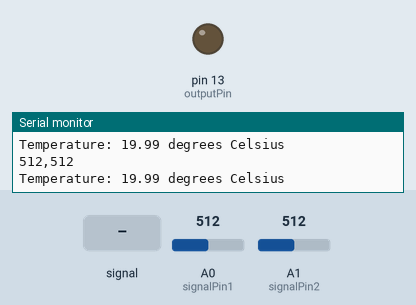
Recording of a sketch running on a simulated Arduino Uno, built with avr-gcc and run on an emulated ATmega328P. Parts: output pins drawn as LEDs (lit = HIGH), the last lines printed to the serial monitor. The test bench sets the inputs (shaded band); at power-on: A0 (signalPin1) = 512, A1 (signalPin2) = 512.

Above: at 1.2 s.
1.3 s: A0 (signalPin1) fed a 200 Hz sine of ±81 counts around its level
At 1.42 s:
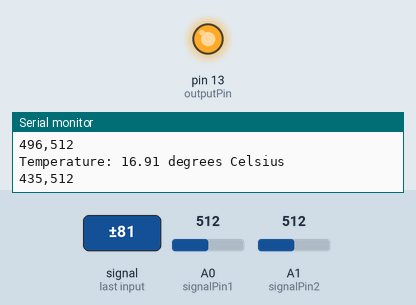
4.3 s: A0 (signalPin1) set to 496
5.8 s: A1 (signalPin2) fed a 1000 Hz sine of ±255 counts around its level
At 5.97 s:
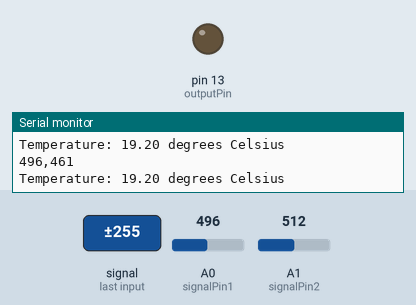
8.8 s: A0 (signalPin1) set to 306
11.8 s: A1 (signalPin2) set to 0
14.8 s: A1 (signalPin2) set to 300
16.3 s: A1 (signalPin2) set to 320
At 16.8 s:
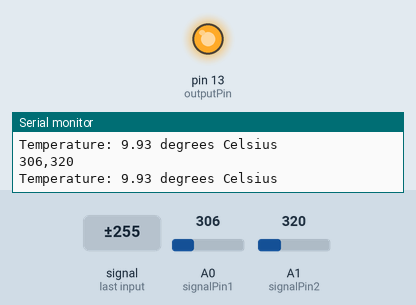
Timing chart, 0 to 18.8 s (numbered marks = the images above; inputs shaded):
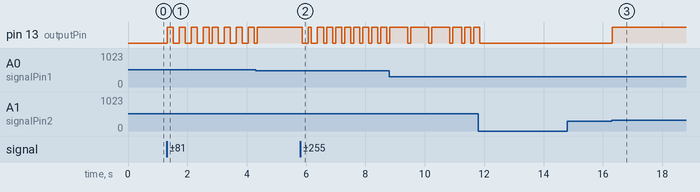

Measured:
- after the input at 1.3 s, pin 13 (outputPin): goes 3 × (HIGH 0.20 s, LOW 0.20 s), HIGH 0.20 s, LOW 0.10 s, 3 × (HIGH 0.20 s, LOW 0.20 s), HIGH 0.20 s, then LOW, starting at once
- after the input at 5.8 s, pin 13 (outputPin): goes LOW 0.20 s, HIGH 0.10 s, LOW 0.20 s, 7 × (HIGH 0.20 s, LOW 0.10 s), HIGH 0.20 s, then LOW, starting after 0.08 s
- after the input at 16.3 s, pin 13 (outputPin): LOW → HIGH at once

The sketch:

Sensor_de_Obstruccion_y_temperatura.ino
```cpp
//Juan David Galan Vargas 202111470
// Definir inputs
const int signalPin1 = A0;
const int signalPin2 = A1;
const int analogPin = A0;

// Definir output
const int outputPin = 13;

void setup() {

  Serial.begin(9600);

  // Ajustar output
  pinMode(outputPin, OUTPUT);
}

void loop() {
  // Leer las señales de input
  int signalValue1 = analogRead(signalPin1);
  int signalValue2 = analogRead(signalPin2);

  // Imprimir valores las señales y ploteandolas
  Serial.print(signalValue1);
  Serial.print(",");
  Serial.println(signalValue2);

  // Comparacion de las señales para activar o no el led
  if (signalValue1 < signalValue2) {
    digitalWrite(outputPin, HIGH);
  } else {
    digitalWrite(outputPin, LOW);
  }
  int analogValue = analogRead(analogPin);

  // Convert the analog value to temperature in degrees Celsius
  float temperature = (analogValue * 0.00488 - 0.5) * 10.0;

  // Print the temperature to the serial monitor
  Serial.print("Temperature: ");
  Serial.print(temperature);
  Serial.println(" degrees Celsius");
  //espera para tomar otra medida
  delay(100);
}
```
